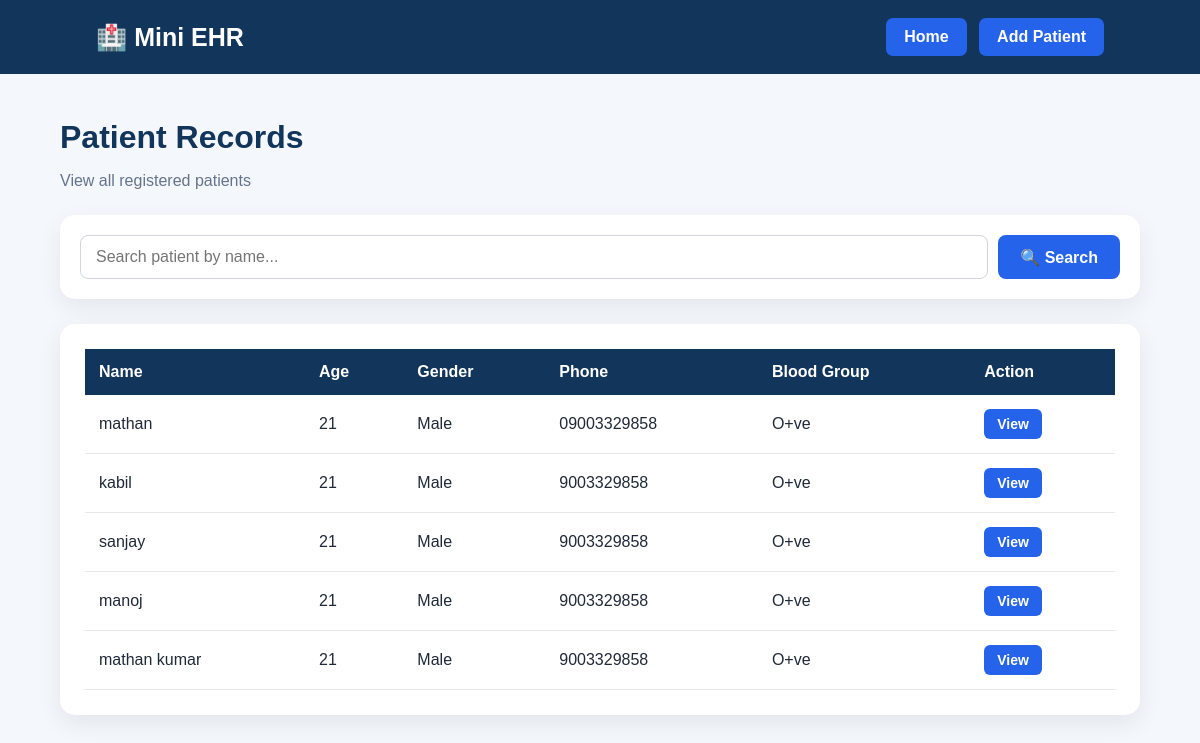
/patients/ (signed in), run on the app's committed database.
### Patients/models.py (models this page shows, shortened)
class Patient(models.Model):
    GENDER_CHOICES = [
        ('Male', 'Male'),
        ('Female', 'Female'),
        ('Other', 'Other'),
    ]
    name = models.CharField(max_length=100)
    age = models.IntegerField()
    gender = models.CharField(max_length=10, choices=GENDER_CHOICES)
    phone = models.CharField(max_length=15)
    email = models.EmailField()
    address = models.TextField()
    blood_group = models.CharField(max_length=5)
    allergies = models.TextField(blank=True)
    medical_history = models.TextField(blank=True)
    medications = models.TextField(blank=True)
    created_at = models.DateTimeField(auto_now_add=True)

### Patients/views.py (the view)
# urls.py: path("patients/", views.patient_list, name="patient_list"),
@login_required
def patient_list(request):
    search = request.GET.get('search', '')
    patients = Patient.objects.all().order_by('-created_at')
    if search:
        patients = patients.filter(
            Q(name__icontains=search) |
            Q(phone__icontains=search)
        )
    return render(
        request,
        'Patients/patient_list.html',
        {
            'patients': patients,
            'search': search
        }
    )

### Patients/templates/Patients/patient_list.html (shortened to what this page needs)
{% load static %}
<!DOCTYPE html>
<html>
<head>
    <link rel="stylesheet"
          href="{% static 'Patients/patient_list.css' %}">
</head>
<body>
    <div class="navbar">
        <div class="logo">
            🏥 Mini EHR
        </div>
        <div>
            <a href="{% url 'home' %}" class="nav-btn">
                Home
            </a>
            <a href="{% url 'add_patient' %}" class="nav-btn">
                Add Patient
            </a>
        </div>
    </div>
    <div class="container">
        <div class="header">
            <h1>Patient Records</h1>
            <p>
                View all registered patients
            </p>
        </div>
        <div class="search-box">
            <form method="GET">
                <input
                    type="text"
                    name="search"
                    placeholder="Search patient by name..."
                    value="{{ search }}"
                >
                <button type="submit">
                    🔍 Search
                </button>
            </form>
        </div>
        <div class="table-card">
            <table>
                <thead>
                    <tr>
                        <th>Name</th>
                        <th>Age</th>
                        <th>Gender</th>
                        <th>Phone</th>
                        <th>Blood Group</th>
                        <th>Action</th>
                    </tr>
                </thead>
                <tbody>
                    {% for patient in patients %}
                    <tr>
                        <td>{{ patient.name }}</td>
                        <td>{{ patient.age }}</td>
                        <td>{{ patient.gender }}</td>
                        <td>{{ patient.phone }}</td>
                        <td>{{ patient.blood_group }}</td>
                        <td>
                            <a href="{% url 'patient_detail' patient.id %}"
                               class="view-btn">
                                View
                            </a>
                        </td>
                    </tr>
                    {% empty %}
                    <tr>
                        <td colspan="6">
                            No patients found.
                        </td>
                    </tr>
                    {% endfor %}
                </tbody>
            </table>
        </div>
    </div>
</body>
</html>

### Patients/static/Patients/patient_list.css (style rules this page uses)
body { margin: 0; font-family: Arial, sans-serif; background: #f4f7fb; color: #1f2937; }
.navbar { background: #12355b; padding: 18px 8%; display: flex; justify-content: space-between; align-items: center; }
.logo { color: white; font-size: 25px; font-weight: bold; }
.nav-btn { display: inline-block; background: #2563eb; color: white; text-decoration: none; padding: 10px 18px; border-radius: 7px; margin-left: 8px; font-weight: bold; transition: 0.2s; }
.container { width: 90%; max-width: 1100px; margin: 45px auto; }
.header { margin-bottom: 25px; }
.header h1 { color: #12355b; margin-bottom: 5px; }
.header p { color: #64748b; }
.search-box { background: white; padding: 20px; border-radius: 15px; margin-bottom: 25px; box-shadow: 0 8px 25px rgba(0, 0, 0, 0.07); }
.search-box form { display: flex; gap: 10px; }
.search-box input { flex: 1; padding: 12px 15px; border: 1px solid #d1d5db; border-radius: 8px; font-size: 16px; outline: none; font-family: Arial, sans-serif; }
.search-box button { background: #2563eb; color: white; border: none; padding: 12px 22px; border-radius: 8px; font-size: 16px; font-weight: bold; cursor: pointer; transition: 0.2s; }
.table-card { background: white; padding: 25px; border-radius: 15px; box-shadow: 0 8px 25px rgba(0, 0, 0, 0.08); overflow-x: auto; }
table { width: 100%; border-collapse: collapse; }
th { background: #12355b; color: white; padding: 14px; text-align: left; }
td { padding: 14px; border-bottom: 1px solid #e5e7eb; }
.view-btn { display: inline-block; background: #2563eb; color: white; padding: 7px 13px; border-radius: 6px; text-decoration: none; font-size: 14px; font-weight: bold; transition: 0.2s; }

### data on the page
Patient: name "mathan", age "21", gender "Male", phone "09003329858", blood_group "O+ve"
Patient: name "kabil", age "21", gender "Male", phone "9003329858", blood_group "O+ve"
Patient: name "sanjay", age "21", gender "Male", phone "9003329858", blood_group "O+ve"
Patient: name "manoj", age "21", gender "Male", phone "9003329858", blood_group "O+ve"
Patient: name "mathan kumar", age "21", gender "Male", phone "9003329858", blood_group "O+ve"
